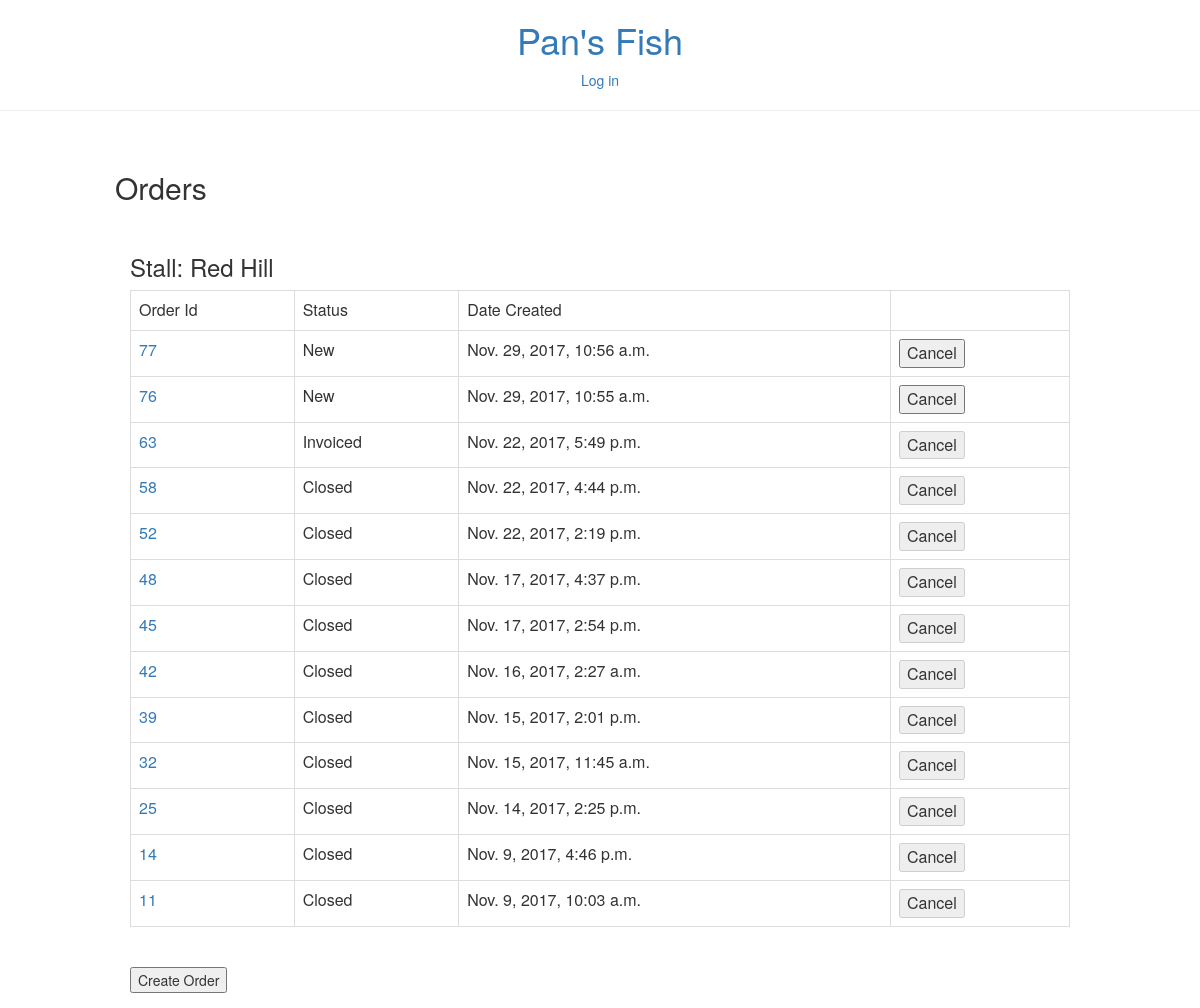
/order/3/stall/5/, run on the app's committed database.
### stall/models.py (models this page shows)
class Stall(TimeStampedModel):
    name = models.ForeignKey(settings.AUTH_USER_MODEL, on_delete=models.CASCADE)
    description = models.CharField(max_length=50, blank=True, default='')

### order/models.py (models this page shows)
class Order(TimeStampedModel):
    stall = models.ForeignKey('stall.Stall', on_delete=models.CASCADE)
    status = models.CharField(max_length=50, default='')
    purchase_order = models.ForeignKey('purchase_order.Purchase_Order', null=True, on_delete=models.CASCADE)

### order/views.py (the view)
# urls.py: url(r'^order/(?P<user_id>\d+)/$', order_all),
def order_all(request, user_id, stall_id=None):
    if request.method == 'POST':
        template, context = post_order(request, user_id)
    else:
        if stall_id:
            template, context = get_order(request, user_id, True, stall_id=stall_id)
        else:
            stall_id = request.GET['stall_id'] if request.GET else None
            if stall_id == 'All':
                template, context = get_order(request, user_id, True, stall_id=None)
            else:
                template, context = get_order(request, user_id, True, stall_id=stall_id)
    return render(request, template, context)

### core/services.py (called while the page is built)
def get_or_none(model, action, *args, **kwargs):
    try:
        if action == 'get':
            return model.objects.get(*args, **kwargs).order_by('-id')
        else:
            return model.objects.filter(*args, **kwargs).order_by('-id')
    except model.DoesNotExist:
        return None

def get_orders(model, day, *args, **kwargs):
    if day == 'today':
        today = datetime.now().date()
        tomorrow = today + timedelta(1)
        today_start = datetime.combine(today, time())
        today_end = datetime.combine(tomorrow, time())
        return get_or_none(model, 'filter', *args, **kwargs, created_date__lte=today_end, created_date__gte=today_start)
    else:
        return get_or_none(model, 'filter', *args, **kwargs)

### order/services.py (called while the page is built)
def generate_order_item_list(model, *args, **kwargs):
    order_item = model.objects.filter(*args, **kwargs)
    order_item_list = list()
    for oi in order_item:
        order_item_dict = dict()
        order_item_dict['id'] = oi.id
        order_item_dict['name'] = oi.fish.name + ' (' + oi.fish.chinese_name + ')'
        order_item_dict['value'] =  oi.quantity
        order_item_dict['weight'] = oi.weight
        if model == Purchase_Order_Item:
            order_item_dict['buying_cost'] =  oi.buying_cost
            order_item_dict['selling_cost'] =  oi.selling_cost
        else:
            order_item_dict['cost'] =  oi.cost
        if model == Order_Item:
            order_item_dict['status'] = oi.status
        order_item_list.append(order_item_dict)
    return order_item_list

def generate_order_list(day=None, *args, **kwargs):
    order_list = list()
    order = get_orders(Order, day, *args, **kwargs)
    if order:
        for o in order:
            order_dict = dict()
            order_dict['order'] = o
            order_dict['order_item'] = generate_order_item_list(Order_Item, order=o)
            order_list.append(order_dict)
        return order_list

### templates/order/list_order_by_stall.html (shortened to what this page needs)
{% extends "order/home.html" %}
{% block order %}
  <br>
  <h3>Stall: {{ stall.description }}</h3>
  <div class="table-responsive">
    <table class="table table-bordered">
      <tr>
        <td>Order Id</td>
        <td>Status</td>
        <td>Date Created</td>
        <td></td>
      </tr>
    {% for order in orders %}
      <form action = "/order/cancel/" method="post">
        <tr>
          <td><a href="/order/{{ user.id }}/order/{{order.order.id}}/">{{order.order.id}}</a></td>
          <td>{{ order.order.status }}</td>
          <td>{{ order.order.created_date }}</td>
          <td><input type="submit" name="submit" value="Cancel" {% if order.order.status != 'New' %} disabled{% endif %}></td>
        </tr>
      </form>
    {% endfor %}
    </table>
  </div>
  <br>
  <form action = "/order/{{user_id}}/" method="post">
    <input type="submit" name="submit" value="Create Order">
  </form>
{% endblock %}

### data on the page
Stall: description "Red Hill"
Order: order.id "77", order.status "New", order.created_date "Nov. 29, 2017, 10:56 a.m.", submit "Cancel"
Order: order.id "76", order.status "New", order.created_date "Nov. 29, 2017, 10:55 a.m.", submit "Cancel"
Order: order.id "63", order.status "Invoiced", order.created_date "Nov. 22, 2017, 5:49 p.m.", submit "Cancel"
Order: order.id "58", order.status "Closed", order.created_date "Nov. 22, 2017, 4:44 p.m.", submit "Cancel"
Order: order.id "52", order.status "Closed", order.created_date "Nov. 22, 2017, 2:19 p.m.", submit "Cancel"
Order: order.id "48", order.status "Closed", order.created_date "Nov. 17, 2017, 4:37 p.m.", submit "Cancel"
Order: order.id "45", order.status "Closed", order.created_date "Nov. 17, 2017, 2:54 p.m.", submit "Cancel"
Order: order.id "42", order.status "Closed", order.created_date "Nov. 16, 2017, 2:27 a.m.", submit "Cancel"
Order: order.id "39", order.status "Closed", order.created_date "Nov. 15, 2017, 2:01 p.m.", submit "Cancel"
Order: order.id "32", order.status "Closed", order.created_date "Nov. 15, 2017, 11:45 a.m.", submit "Cancel"
Order: order.id "25", order.status "Closed", order.created_date "Nov. 14, 2017, 2:25 p.m.", submit "Cancel"
Order: order.id "14", order.status "Closed", order.created_date "Nov. 9, 2017, 4:46 p.m.", submit "Cancel"
Order: order.id "11", order.status "Closed", order.created_date "Nov. 9, 2017, 10:03 a.m.", submit "Cancel"
